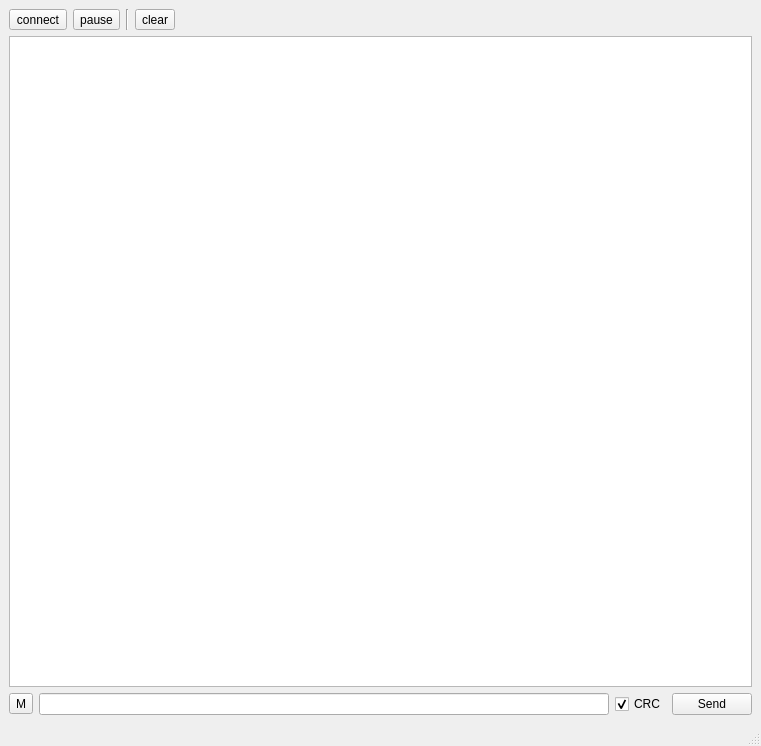
<?xml version="1.0" encoding="UTF-8"?>
<ui version="4.0">
 <class>MainWindow</class>
 <widget class="QMainWindow" name="MainWindow">
  <property name="geometry">
   <rect>
    <x>0</x>
    <y>0</y>
    <width>761</width>
    <height>746</height>
   </rect>
  </property>
  <property name="windowTitle">
   <string>MainWindow</string>
  </property>
  <widget class="QWidget" name="centralwidget">
   <layout class="QVBoxLayout" name="verticalLayout">
    <item>
     <layout class="QHBoxLayout" name="horizontalLayout_2">
      <item>
       <widget class="QToolButton" name="connect">
        <property name="text">
         <string>connect</string>
        </property>
       </widget>
      </item>
      <item>
       <widget class="QToolButton" name="pause">
        <property name="text">
         <string>pause</string>
        </property>
       </widget>
      </item>
      <item>
       <widget class="Line" name="line">
        <property name="orientation">
         <enum>Qt::Vertical</enum>
        </property>
       </widget>
      </item>
      <item>
       <widget class="QToolButton" name="clear">
        <property name="text">
         <string>clear</string>
        </property>
       </widget>
      </item>
      <item>
       <spacer name="horizontalSpacer">
        <property name="orientation">
         <enum>Qt::Horizontal</enum>
        </property>
        <property name="sizeHint" stdset="0">
         <size>
          <width>40</width>
          <height>20</height>
         </size>
        </property>
       </spacer>
      </item>
     </layout>
    </item>
    <item>
     <widget class="QTextEdit" name="output">
      <property name="readOnly">
       <bool>true</bool>
      </property>
     </widget>
    </item>
    <item>
     <layout class="QHBoxLayout" name="horizontalLayout">
      <item>
       <widget class="QToolButton" name="mode">
        <property name="text">
         <string>M</string>
        </property>
       </widget>
      </item>
      <item>
       <widget class="QLineEdit" name="input">
        <property name="frame">
         <bool>true</bool>
        </property>
       </widget>
      </item>
      <item>
       <widget class="QCheckBox" name="crc">
        <property name="text">
         <string>CRC</string>
        </property>
        <property name="checked">
         <bool>true</bool>
        </property>
       </widget>
      </item>
      <item>
       <widget class="QPushButton" name="txButton">
        <property name="text">
         <string>Send</string>
        </property>
       </widget>
      </item>
     </layout>
    </item>
   </layout>
  </widget>
  <widget class="QStatusBar" name="statusbar"/>
 </widget>
 <resources/>
 <connections/>
</ui>
